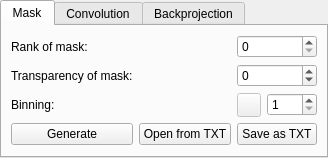
<?xml version="1.0" encoding="UTF-8"?>
<ui version="4.0">
 <class>MaskSettings</class>
 <widget class="QWidget" name="MaskSettings">
  <property name="geometry">
   <rect>
    <x>0</x>
    <y>0</y>
    <width>301</width>
    <height>150</height>
   </rect>
  </property>
  <property name="windowTitle">
   <string>Form</string>
  </property>
  <layout class="QVBoxLayout" name="verticalLayout">
   <property name="leftMargin">
    <number>0</number>
   </property>
   <property name="topMargin">
    <number>0</number>
   </property>
   <property name="rightMargin">
    <number>0</number>
   </property>
   <property name="bottomMargin">
    <number>0</number>
   </property>
   <item>
    <widget class="QTabWidget" name="tabWidget">
     <property name="enabled">
      <bool>true</bool>
     </property>
     <property name="currentIndex">
      <number>0</number>
     </property>
     <widget class="QWidget" name="Mask">
      <attribute name="title">
       <string>Mask</string>
      </attribute>
      <layout class="QGridLayout" name="gridLayout">
       <item row="3" column="0">
        <widget class="QPushButton" name="generated">
         <property name="text">
          <string>Generate</string>
         </property>
        </widget>
       </item>
       <item row="0" column="0">
        <widget class="QLabel" name="label_2">
         <property name="text">
          <string>Rank of mask:</string>
         </property>
        </widget>
       </item>
       <item row="2" column="3">
        <widget class="QSpinBox" name="binning">
         <property name="minimum">
          <number>1</number>
         </property>
         <property name="maximum">
          <number>15</number>
         </property>
        </widget>
       </item>
       <item row="1" column="0">
        <widget class="QLabel" name="label_3">
         <property name="text">
          <string>Transparency of mask:</string>
         </property>
        </widget>
       </item>
       <item row="3" column="1">
        <widget class="QPushButton" name="open_txt">
         <property name="text">
          <string>Open from TXT</string>
         </property>
        </widget>
       </item>
       <item row="2" column="0">
        <widget class="QLabel" name="label_4">
         <property name="text">
          <string>Binning:</string>
         </property>
        </widget>
       </item>
       <item row="2" column="2">
        <widget class="QPushButton" name="binning_button">
         <property name="enabled">
          <bool>false</bool>
         </property>
         <property name="minimumSize">
          <size>
           <width>24</width>
           <height>24</height>
          </size>
         </property>
         <property name="maximumSize">
          <size>
           <width>24</width>
           <height>24</height>
          </size>
         </property>
         <property name="text">
          <string/>
         </property>
         <property name="icon">
          <iconset resource="../img.qrc">
           <normaloff>:/table</normaloff>:/table</iconset>
         </property>
        </widget>
       </item>
       <item row="3" column="2" colspan="2">
        <widget class="QPushButton" name="save_txt">
         <property name="text">
          <string>Save as TXT</string>
         </property>
        </widget>
       </item>
       <item row="1" column="2" colspan="2">
        <widget class="QSpinBox" name="transparency_of_mask">
         <property name="minimum">
          <number>-10</number>
         </property>
         <property name="maximum">
          <number>10</number>
         </property>
        </widget>
       </item>
       <item row="0" column="2" colspan="2">
        <widget class="QSpinBox" name="rank_of_mask"/>
       </item>
      </layout>
     </widget>
     <widget class="QWidget" name="Convolution">
      <attribute name="title">
       <string>Convolution</string>
      </attribute>
     </widget>
     <widget class="QWidget" name="Backprojection">
      <attribute name="title">
       <string>Backprojection</string>
      </attribute>
     </widget>
    </widget>
   </item>
  </layout>
 </widget>
 <resources>
  <include location="../img.qrc"/>
 </resources>
 <connections/>
</ui>
